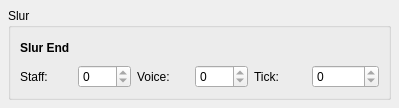
<ui version="4.0" >
 <class>SlurBase</class>
 <widget class="QWidget" name="SlurBase" >
  <property name="geometry" >
   <rect>
    <x>0</x>
    <y>0</y>
    <width>399</width>
    <height>108</height>
   </rect>
  </property>
  <property name="windowTitle" >
   <string>Form</string>
  </property>
  <layout class="QVBoxLayout" >
   <property name="spacing" >
    <number>6</number>
   </property>
   <property name="leftMargin" >
    <number>8</number>
   </property>
   <property name="topMargin" >
    <number>8</number>
   </property>
   <property name="rightMargin" >
    <number>8</number>
   </property>
   <property name="bottomMargin" >
    <number>8</number>
   </property>
   <item>
    <widget class="QGroupBox" name="groupBox" >
     <property name="title" >
      <string>Slur</string>
     </property>
     <property name="flat" >
      <bool>true</bool>
     </property>
     <layout class="QVBoxLayout" >
      <item>
       <widget class="QLabel" name="label_8" >
        <property name="font" >
         <font>
          <weight>75</weight>
          <bold>true</bold>
         </font>
        </property>
        <property name="text" >
         <string>Slur End</string>
        </property>
       </widget>
      </item>
      <item>
       <layout class="QHBoxLayout" >
        <item>
         <widget class="QLabel" name="label_5" >
          <property name="text" >
           <string>Staff:</string>
          </property>
         </widget>
        </item>
        <item>
         <widget class="QSpinBox" name="staff2" >
          <property name="readOnly" >
           <bool>true</bool>
          </property>
         </widget>
        </item>
        <item>
         <widget class="QLabel" name="label_6" >
          <property name="text" >
           <string>Voice:</string>
          </property>
         </widget>
        </item>
        <item>
         <widget class="QSpinBox" name="voice2" >
          <property name="readOnly" >
           <bool>true</bool>
          </property>
         </widget>
        </item>
        <item>
         <widget class="QLabel" name="label_7" >
          <property name="text" >
           <string>Tick:</string>
          </property>
         </widget>
        </item>
        <item>
         <widget class="QSpinBox" name="tick2" >
          <property name="readOnly" >
           <bool>true</bool>
          </property>
          <property name="maximum" >
           <number>999999</number>
          </property>
         </widget>
        </item>
       </layout>
      </item>
     </layout>
    </widget>
   </item>
  </layout>
 </widget>
 <resources/>
 <connections/>
</ui>
